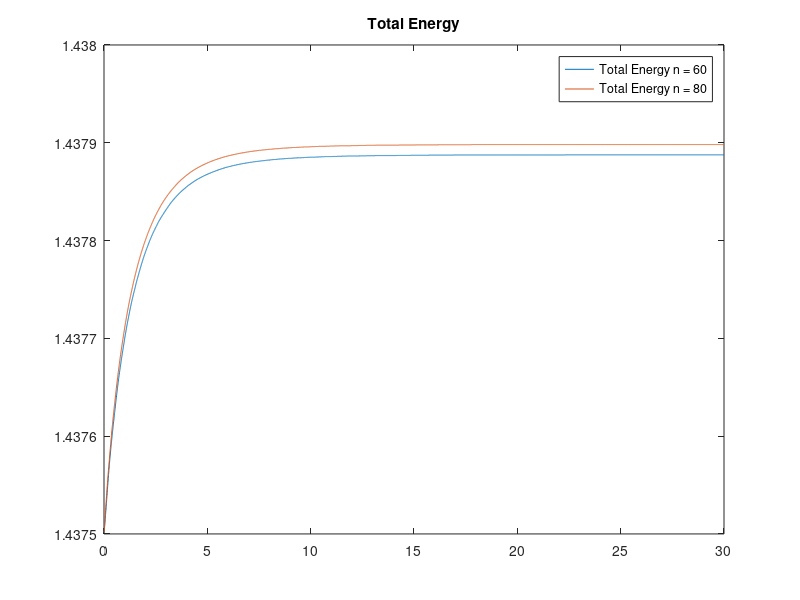
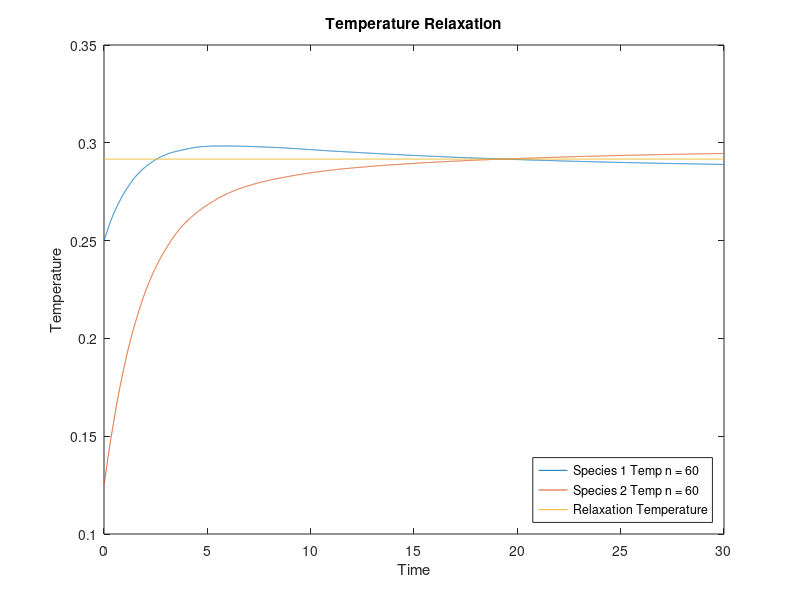
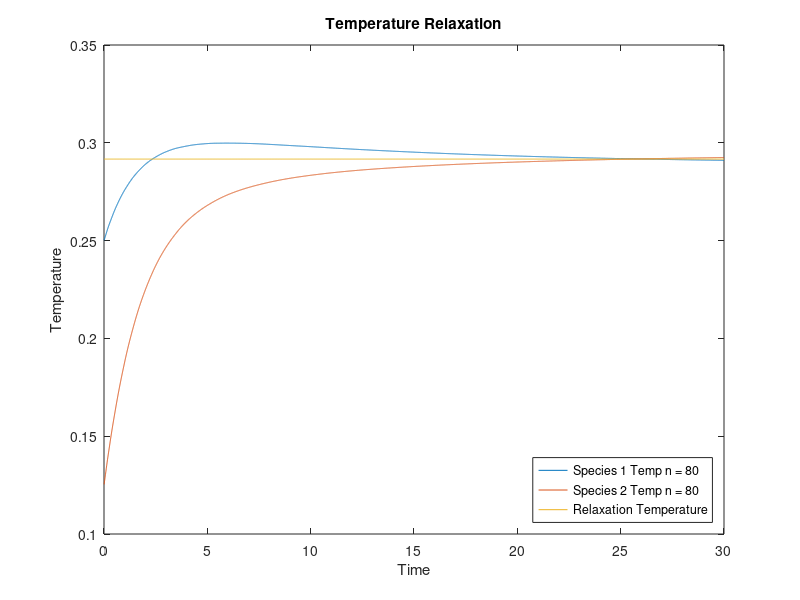
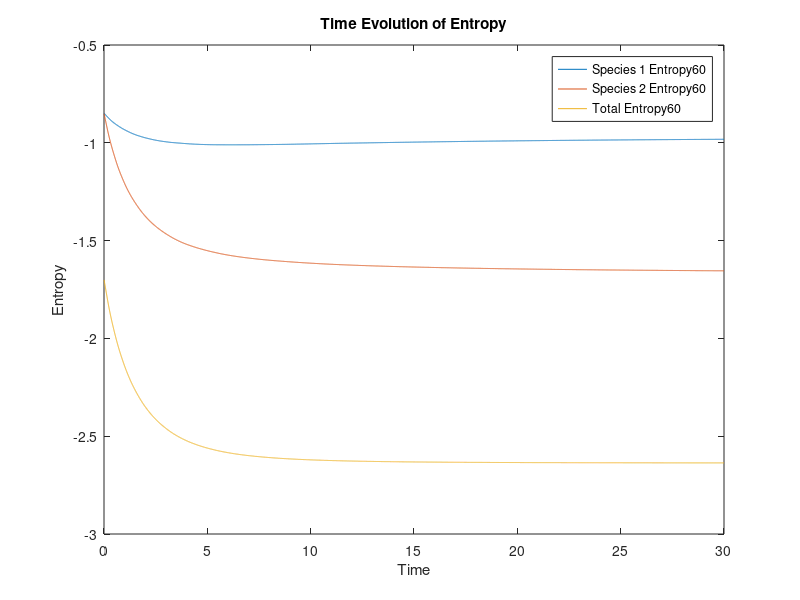

Reproduce these figures in MATLAB, in order. (Note: this script raises an error after producing the figures.)
%gamma = -3 plots

clc
clear all
close all

data_n_60 = load("multi_species_particle_2d_Coulomb_n_60_Example_8_gamma_-3_dv1_0.13333_dv2_0.13333_dt_0.005tmax30.mat");
data_n_80 = load("multi_species_particle_2d_Coulomb_n_80_Example_8_gamma_-3_dv1_0.1_dv2_0.1_dt_0.005tmax30.mat");

error_list_s1_n_60 = data_n_60.error_list_s1;
error_list_s2_n_60 = data_n_60.error_list_s2;

error_list_s1_n_80 = data_n_80.error_list_s1;
error_list_s2_n_80 = data_n_80.error_list_s2;



n_60 = data_n_60.n;
n_80 = data_n_80.n;


dt_005 = data_n_60.dt;
dt_01 = data_n_80.dt;

% % Species 1 energy 
% figure 
% plot(error_list_s1_n_40(:,1),error_list_s1_n_40(:,6));
% title('Energy Species 1')
% 
% % Species 2 energy 
% figure 
% plot(error_list_s2_n_40(:,1),error_list_s2_n_40(:,6));
% title('Energy Species 2')

% Total Energy
figure
plot(error_list_s1_n_60(:,1),error_list_s1_n_60(:,6)+error_list_s2_n_60(:,6),'DisplayName',['Total Energy n = ',num2str(n_60)])
hold on
plot(error_list_s1_n_80(:,1),error_list_s1_n_80(:,6)+error_list_s2_n_80(:,6),'DisplayName',['Total Energy n = ',num2str(n_80)])
legend
title('Total Energy')
hold off

T0 = data_n_60.T_relax;
T0vec_n_60 = zeros(length(error_list_s2_n_60(:,1)),1);
T0vec_n_60 = T0vec_n_60 + T0;

T0 = data_n_80.T_relax;
T0vec_n_80 = zeros(length(error_list_s2_n_80(:,1)),1);
T0vec_n_80 = T0vec_n_80 + T0;



% Plots of temperature n = 60
figure 
plot(error_list_s1_n_60(:,1),error_list_s1_n_60(:,7),'DisplayName',['Species 1 Temp n = ',num2str(n_60)]) 
hold on
plot(error_list_s2_n_60(:,1),error_list_s2_n_60(:,7),'Displayname',['Species 2 Temp n = ',num2str(n_60)])
hold on
plot(error_list_s1_n_60(:,1),T0vec_n_60,'DisplayName','Relaxation Temperature')
xlabel('Time')
ylabel('Temperature')
title('Temperature Relaxation')
legend('Location','southeast')
hold off

% Plots of temperature n = 80
figure 
plot(error_list_s1_n_80(:,1),error_list_s1_n_80(:,7),'DisplayName',['Species 1 Temp n = ',num2str(n_80)]) 
hold on
plot(error_list_s2_n_80(:,1),error_list_s2_n_80(:,7),'Displayname',['Species 2 Temp n = ',num2str(n_80)])
hold on
plot(error_list_s1_n_80(:,1),T0vec_n_80,'DisplayName','Relaxation Temperature')
xlabel('Time')
ylabel('Temperature')
title('Temperature Relaxation')
legend('Location','southeast')
hold off



% Plots of entropy and total entropy 

figure 
plot(error_list_s1_n_60(:,1),error_list_s1_n_60(:,8),'DisplayName',['Species 1 Entropy',num2str(n_60)])
hold on 
plot(error_list_s2_n_60(:,1),error_list_s2_n_60(:,8),'DisplayName',['Species 2 Entropy',num2str(n_60)])
hold on  
plot(error_list_s1_n_60(:,1),error_list_s1_n_60(:,8)+error_list_s2_n_60(:,8),'DisplayName',['Total Entropy',num2str(n_60)])
xlabel('Time')
ylabel('Entropy')
title('Time Evolution of Entropy')
legend
hold off

figure 
plot(error_list_s1_n_80(:,1),error_list_s1_n_80(:,8),'DisplayName',['Species 1 Entropy',num2str(n_80)])
hold on 
plot(error_list_s2_n_80(:,1),error_list_s2_n_80(:,8),'DisplayName',['Species 2 Entropy',num2str(n_80)])
hold on  
plot(error_list_s1_n_80(:,1),error_list_s1_n_80(:,8)+error_list_s2_n_80(:,8),'DisplayName',['Total Entropy',num2str(n_80)])
xlabel('Time')
ylabel('Entropy')
title('Time Evolution of Entropy')
legend
hold off


%Solution at time Final time 

vr1_60 = data_n_60.vr1;
vr2_60 = data_n_60.vr2;

vr1_80 = data_n_80.vr1;
vr2_80 = data_n_80.vr2;

dv1_60 = data_n_60.dv1;
dv2_60 = data_n_60.dv2;

Nr_60 = data_n_60.Nr;
f1_60 = data_n_60.f1;
f2_60 = data_n_60.f2;

f1_0_60 = data_n_60.f1_0;
f2_0_60 = data_n_60.f2_0;

Nt_60 = data_n_60.Nt;

dv1_80 = data_n_80.dv1;
dv2_80 = data_n_80.dv2;

Nr_80 = data_n_80.Nr;
f1_80 = data_n_80.f1;
f2_80 = data_n_80.f2;

f1_0_80 = data_n_80.f1_0;
f2_0_80 = data_n_80.f2_0;

Nt_80 = data_n_80.Nt;

%species 1 x
figure
plot(vr1_60,f1_60(:,Nr_60/2),'DisplayName',['f1(:,Nr/2) at t = ',num2str(error_list_s1_n_60(Nt_60,1))]) 
hold on 
plot(vr1_60,f1_0_60(:,Nr_60/2), 'DisplayName','Initial Condition')
legend
title(['f1(:,Nr/2) n = ',num2str(n_60)])

figure
plot(vr1_80,f1_80(:,Nr_80/2),'DisplayName',['f1(:,Nr/2) at t = ',num2str(error_list_s1_n_80(Nt_80,1))]) 
hold on 
plot(vr1_80,f1_0_80(:,Nr_80/2), 'DisplayName','Initial Condition')
legend
title(['f1(:,Nr/2) n = ',num2str(n_80)])

%species 1 y
figure
plot(vr1_60,f1_60(Nr_60/2,:),'DisplayName',['f1(Nr/2,:) at t = ',num2str(error_list_s1_n_60(Nt_60,1))]) 
hold on 
plot(vr1_60,f1_0_60(Nr_60/2,:), 'DisplayName','Initial Condition')
legend
title(['f1(Nr/2,:) n = ',num2str(n_60)])

figure
plot(vr1_80,f1_80(Nr_80/2,:),'DisplayName',['f1(Nr/2,:) at t = ',num2str(error_list_s1_n_80(Nt_80,1))]) 
hold on 
plot(vr1_80,f1_0_80(Nr_80/2,:), 'DisplayName','Initial Condition')
legend
title(['f1(Nr/2,:) n = ',num2str(n_80)])

%species 2 x
figure
plot(vr2_60,f2_60(:,Nr_60/2),'DisplayName',['f2(:,Nr/2) at t = ',num2str(error_list_s2_n_60(Nt_60,1))]) 
hold on 
plot(vr2_60,f2_0_60(:,Nr_60/2), 'DisplayName','Initial Condition')
legend
title(['f2(:,Nr/2) n = ',num2str(n_60)])

figure
plot(vr2_80,f2_80(:,Nr_80/2),'DisplayName',['f2(:,Nr/2) at t = ',num2str(error_list_s2_n_80(Nt_80,1))]) 
hold on 
plot(vr2_80,f2_0_80(:,Nr_80/2), 'DisplayName','Initial Condition')
legend
title(['f2(:,Nr/2) n = ',num2str(n_80)])


%species 2 y
figure
plot(vr2_60,f2_60(Nr_60/2,:),'DisplayName',['f2(Nr/2,:) at t = ',num2str(error_list_s2_n_60(Nt_60,1))]) 
hold on 
plot(vr2_60,f2_0_60(Nr_60/2,:), 'DisplayName','Initial Condition')
legend
title(['f2(Nr/2,:) n = ',num2str(n_60)])

figure
plot(vr2_80,f2_80(Nr_80/2,:),'DisplayName',['f2(Nr/2,:) at t = ',num2str(error_list_s2_n_80(Nt_80,1))]) 
hold on 
plot(vr2_80,f2_0_80(Nr_80/2,:), 'DisplayName','Initial Condition')
legend
title(['f2(Nr/2,:) n = ',num2str(n_80)])
